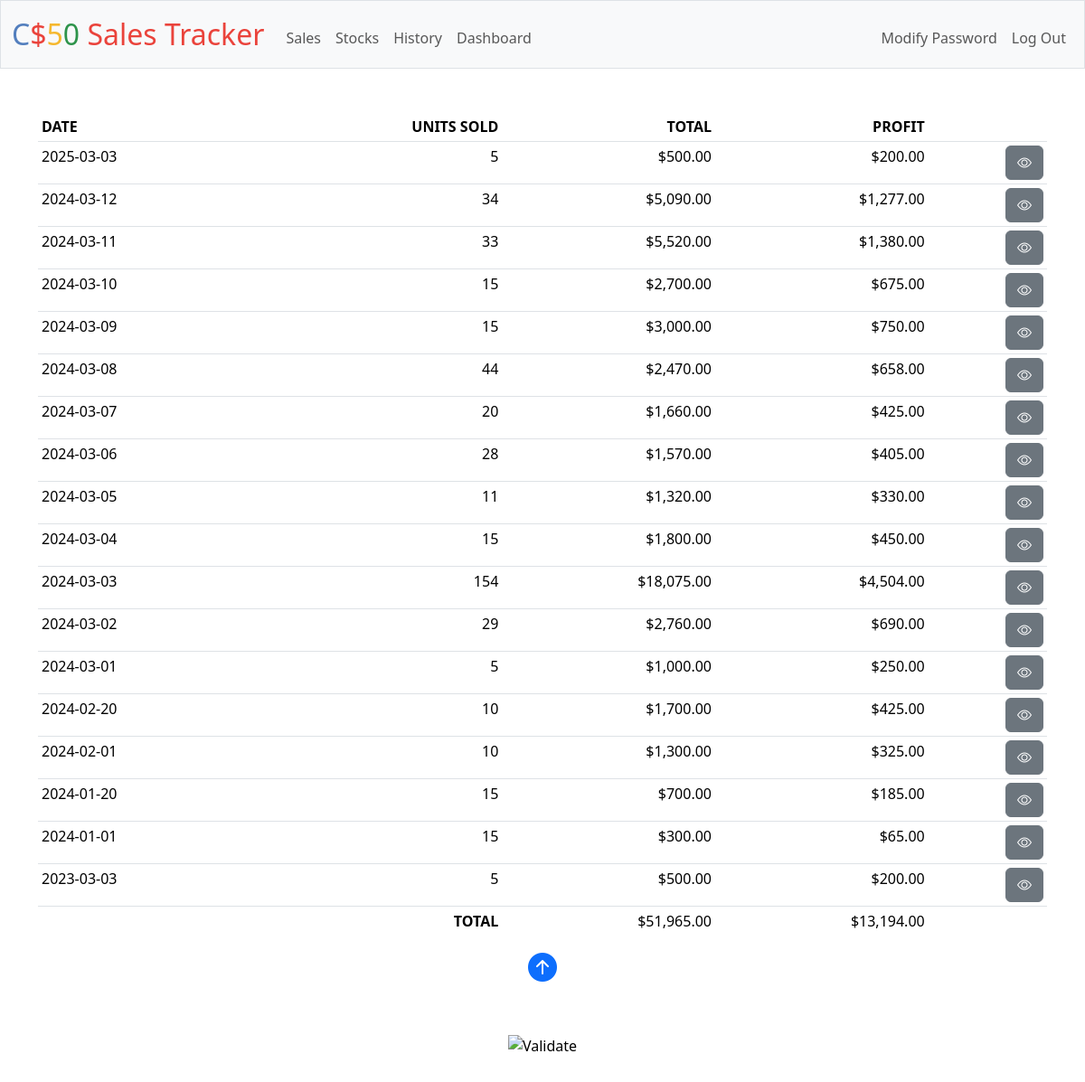
Screenshot of /history (signed in) with the database file from the repository.
### tables this page shows
CREATE TABLE "sales" (id INTEGER, date TEXT, time TEXT, itemname TEXT, quantity INTEGER, sellingprice NUMERIC, total NUMERIC, profit NUMERIC, FOREIGN KEY (id) REFERENCES users(id));

### app.py (the view)
@app.route("/history")
@login_required
def history():
    try:
        dates = db.execute(
            "SELECT date, SUM(quantity) as quantity, SUM(total) as total, SUM(profit) as profit FROM sales  WHERE id = ? GROUP BY date ORDER BY date DESC", session["user_id"])
        for date in dates:
            date['total'] = usd(date['total'])
            date['profit'] = usd(date['profit'])
        total = usd(db.execute("SELECT SUM(total) as total FROM sales WHERE id = ?", session["user_id"])[0]['total'])
        profit = usd(db.execute("SELECT SUM(profit) as profit FROM sales WHERE id = ?", session["user_id"])[0]['profit'])
        return render_template("history.html", dates=dates, total=total, profit=profit)
    except:
        return render_template("history.html", total=usd(0), profit=usd(0))

### app.py (called while the page is built)
@app.after_request
def after_request(response):
    response.headers["Cache-Control"] = "no-cache, no-store, must-revalidate"
    response.headers["Expires"] = 0
    response.headers["Pragma"] = "no-cache"
    return response

### helpers.py (called while the page is built)
def login_required(f):
    @wraps(f)
    def decorated_function(*args, **kwargs):
        if session.get("user_id") is None:
            return redirect("/login")
        return f(*args, **kwargs)
    return decorated_function

def usd(value):
    return f"${value:,.2f}"

### templates/history.html (shortened to what this page needs)
{% extends "layout.html" %}
{% block main %}
    <table class="table table-sm table-hover">
        <thead>
            <tr>
                <th class="text-start">DATE</th>
                <th class="text-end">UNITS SOLD</th>
                <th class="text-end">TOTAL</th>
                <th class="text-end">PROFIT</th>
                <th class="text-end"></th>
            </tr>
        </thead>
        <tbody>
            {% for date in dates %}
                <tr>
                    <td class="text-start">{{ date.date }}</td>
                    <td class="text-end">{{ date.quantity }}</td>
                    <td class="text-end">{{ date.total }}</td>
                    <td class="text-end">{{ date.profit }}</td>
                    <td class="text-end">
                        <form action="/day_transaction" method="post">
                            <button class="btn btn-secondary" type="submit" value="{{ date.date }}" name="show"><i class="bi bi-eye"></i></button>
                        </form>
                    </td>
                </tr>
            {% endfor %}
        </tbody>
        <tfoot>
            <tr>
                <td class="border-0 fw-bold text-end" colspan="2">TOTAL</td>
                <td class="border-0 w-bold text-end">{{ total }}</td>
                <td class="border-0 w-bold text-end">{{ profit }}</td>
            </tr>
        </tfoot>
    </table>
    <div class="h2 mt-3">
        <a href="#top"><i class="bi bi-arrow-up-circle-fill"></i></a>
    </div>
{% endblock %}

### rows the page displays
sales: date "2025-03-03", quantity "5", total "$500.00", profit "$200.00"
sales: date "2024-03-10", quantity "15", total "$2,700.00", profit "$675.00"
sales: date "2024-03-09", quantity "15", total "$3,000.00", profit "$750.00"
sales: date "2024-03-05", quantity "11", total "$1,320.00", profit "$330.00"
sales: date "2024-03-04", quantity "15", total "$1,800.00", profit "$450.00"
sales: date "2024-03-01", quantity "5", total "$1,000.00", profit "$250.00"
sales: date "2023-03-03", quantity "5", total "$500.00", profit "$200.00"

### other values shown
{{ date.date }} "2024-03-12" "2024-03-11" "2024-03-08" "2024-03-07" "2024-03-06" "2024-03-03" "2024-03-02" "2024-02-20" "2024-02-01" "2024-01-20" "2024-01-01"
{{ date.quantity }} "34" "33" "44" "20" "28" "154" "29" "10" "10" "15" "15"
{{ date.total }} "$5,090.00" "$5,520.00" "$2,470.00" "$1,660.00" "$1,570.00" "$18,075.00" "$2,760.00" "$1,700.00" "$1,300.00" "$700.00" "$300.00"
{{ date.profit }} "$1,277.00" "$1,380.00" "$658.00" "$425.00" "$405.00" "$4,504.00" "$690.00" "$425.00" "$325.00" "$185.00" "$65.00"
{{ total }} "$51,965.00"
{{ profit }} "$13,194.00"
